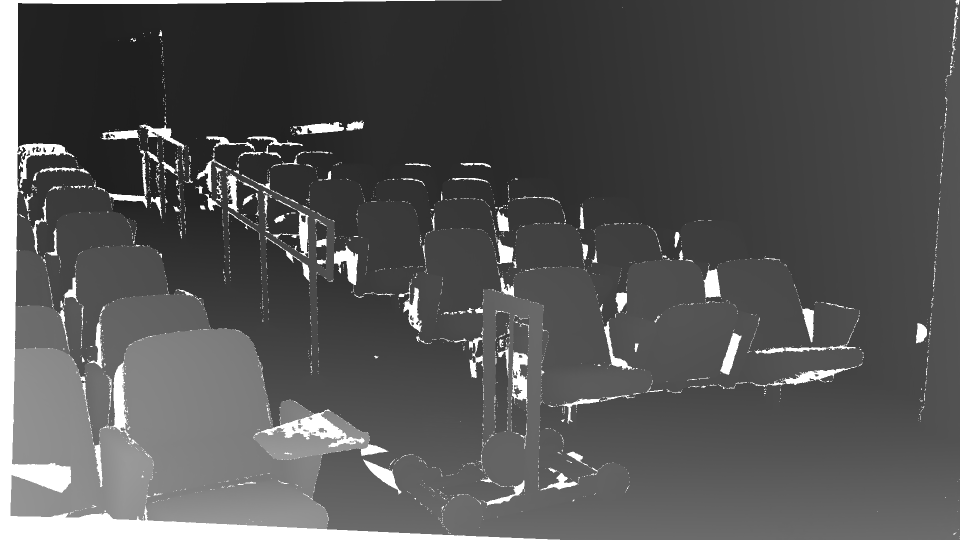
#> input picture pendulum1/disp0.png, 1920 x 1080 px, given as the content of the folder data, which was not available (shown at 1/2 size)
$ python error.py
#> lines starting #> are read from the running program, lines starting #| are printed output that depends on the picture; long printed decimals are rounded; pictures that were not available may be replaced by others from this repository, and a replacement may not be noted
import numpy as np
from PIL import Image
import cv2
import math
import os
import matplotlib.pyplot as plt

### Reshaping ground truth disparity file
dir= "data"

### for barplot
X = []
Y = []

for image_dir in os.listdir(dir):
    print(image_dir)
    img = cv2.imread(dir + "/" + image_dir +'/disp0.png', cv2.IMREAD_GRAYSCALE)
#> img is the input picture: shape (1080, 1920); min 25, max 255, mean 84.5

    img1 = cv2.imread(dir + "/" + image_dir + "/disparity_map_grayscale.png")
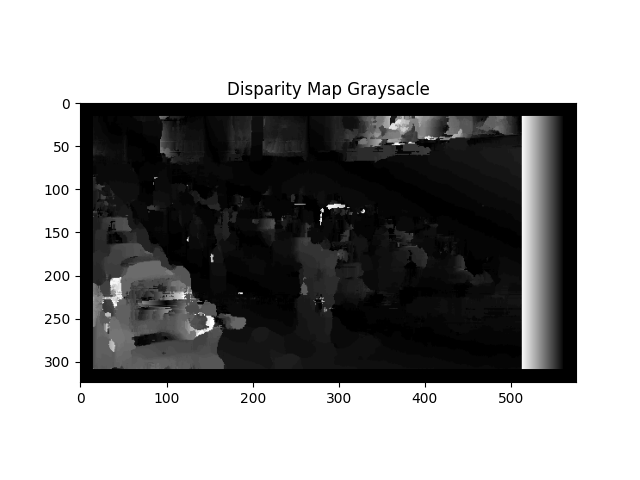
#> input picture pendulum1/disparity_map_grayscale.png, 640 x 480 px, given as the content of the folder data, which was not available
#> img1 is the input picture: shape (480, 640, 3); min 0, max 255, mean 151.5
    new_height, new_width = img1.shape[0], img1.shape[1]
#> new_height = 480; new_width = 640


    img_reshaped = cv2.resize(img, (new_width, new_height))
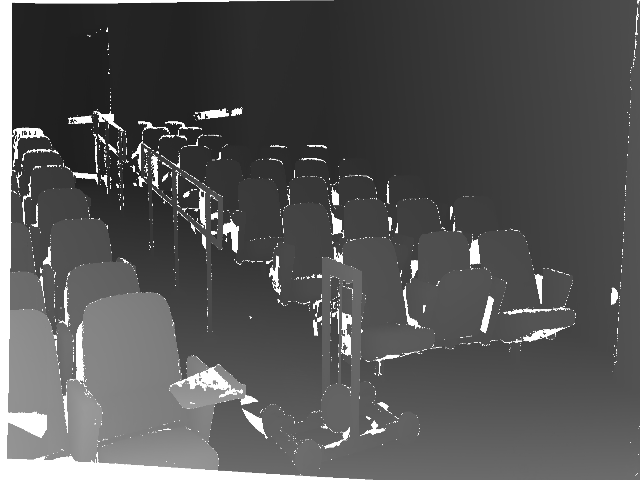
#> img_reshaped: shape (480, 640); min 26, max 255, mean 84.5
    cv2.imwrite(dir + "/" + image_dir +'/gt.png', img_reshaped)

    gt = Image.open(dir + "/" + image_dir +"/gt.png").convert("L")
    generated = Image.open(dir + "/" + image_dir +"/disparity_map_grayscale.png").convert("L")

    gt_arr = np.asarray(gt)
    generated_arr = np.asarray(generated)

    # Compute the RMSE between the two arrays
    rmse = math.sqrt(np.mean((gt_arr - generated_arr) ** 2))
#> rmse = 10.33

    # Print the RMSE
    print("Root Mean Squared Error:", rmse)
#| Root Mean Squared Error: 10.329
    X.append(image_dir)
    Y.append(rmse)
    print()

plt.bar(X, Y)
plt.xlabel("Image")
plt.ylabel("RMSE")
plt.show()
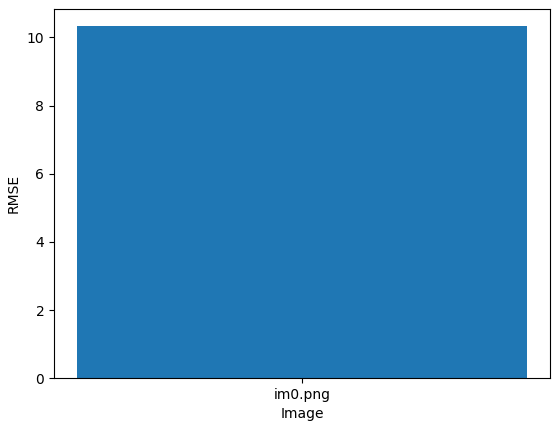
#> figure drawn by matplotlib, 1 panel
